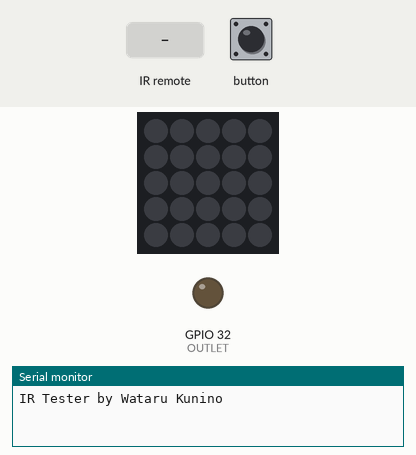
Bench run of a sketch on a simulated ESP32. Parts: 5×5 RGB LED matrix (first LED top left, wired row by row), output pins drawn as LEDs (lit = HIGH), the last lines printed to the serial monitor. Wiring (inferred from the names in the program): IR receiver: data GPIO 26. The test bench sets the inputs (shaded band). Dim RGB values are drawn brighter than linear.

Above: at 1.2 s.
1.3 s: button pressed for 0.15 s
At 2.0 s:
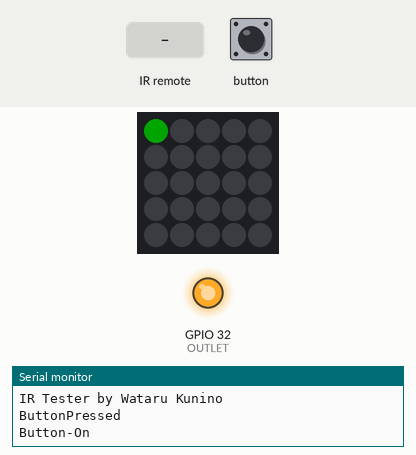
2.9 s: infrared code 0x8C received
5.9 s: button pressed for 1 s
At 6.4 s:
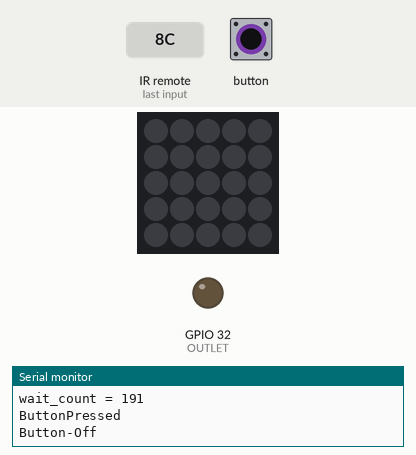
8.4 s: button pressed for 3.2 s
At 9.6 s:
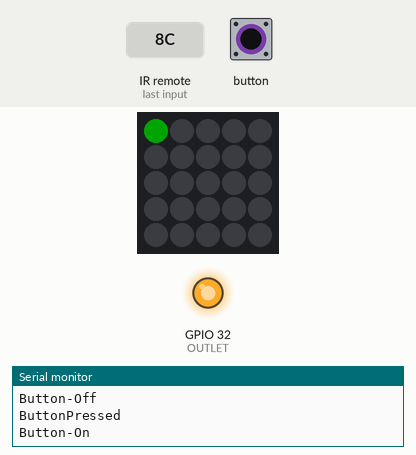
13.1 s: infrared code 0x81 received
Timing chart, 0 to 16.1 s (numbered marks = the images above; inputs shaded):
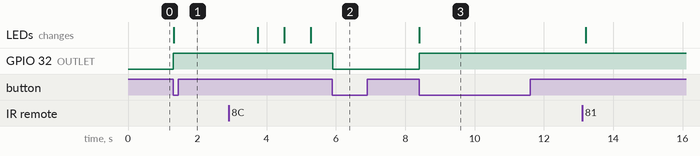

The sketch:

IRrecvRinnai.ino
```cpp
#include "M5Atom.h"

#define DATA_LEN	16+2					// リモコンコードのデータ長(byte)+2
#define STRING_LEN	8						// 表示用の文字列最大値
#define BUTTON_PIN	19						// リモコン形式の変更用ボタン(Analog 5+14)
#define OUTLET 32               //出力制御ピン

#if 1
#define IRCMD_ON1 0x81     //コンロON
#define IRCMD_ON2 0x82     //グリルON
#define IRCMD_OFF1 0x8C   //コンロOFF
#define IRCMD_OFF2 0x8C //グリルOFF
#define WAIT_COUNT_MAX 4000 //  60秒/15ms
#else //Debug
#define IRCMD_ON1 0x45     //コンロ・グリルON
#define IRCMD_ON2 0x48     //コンロ・グリルON
#define IRCMD_OFF1 0x46   //コンロOFF
#define IRCMD_OFF2 0x47   //グリルOFF
#define WAIT_COUNT_MAX 1000 //  15秒/15ms
#endif


// enum IR_TYPE{ AEHA=0, NEC=1, SIRC=2 };	// 家製協AEHA、NEC、SONY SIRC切り換え
#define AEHA        0
#define NEC         1
#define SIRC        2

int state = 0;  //0:OFF 1:OFF待ち　2:ON
int wait_count = 0;
int led_state = 0;

void LedOn(int color) //1:R 2:G 3:B
{
  switch(color){
    case 1:
      M5.dis.drawpix(0, 0x00f000);
      led_state = color;
      break;
    case 2:
      M5.dis.drawpix(0, 0xf00000);
      led_state = color;
      break;
    case 3:
      M5.dis.drawpix(0, 0x0000f0);
      led_state = color;
      break;

  }

}

void LedOff()
{
  M5.dis.drawpix(0, 0);
  led_state = 0;
}

void LedToggle()
{
  if(led_state == 0){
    LedOn(2);
  }else{
    LedOff();
  }
}


void setup() {
  M5.begin(true, false, true);
	//Serial.begin(115200);
	Serial.println("IR Tester by Wataru Kunino");
  pinMode(OUTLET, OUTPUT );
  //	ir_init();
	ir_read_init();
}

void loop(){
	byte i,len8;
	int len=0;											// 信号長
	byte data[DATA_LEN];
	char s[STRING_LEN];
  bool bButtonPressed = false;

	/* 赤外線リモコンコードの読み取り */
	//Serial.print("Waiting for ");
	//print_IrType(NEC);
	do{  //メインループ
    M5.update();
		if (M5.Btn.wasPressed()){
      Serial.println("ButtonPressed\n");
      data[2] = 0;
      bButtonPressed = true;
      break;
		}
    if(state == 1){
      //OFF待ち処理
      wait_count++;
      Serial.printf("wait_count = %d\n",wait_count);
      //LED点滅
      if(wait_count % 50 == 0){
        LedToggle();
      }
      //時間判定、OFF
      if(wait_count >= WAIT_COUNT_MAX){
        wait_count = 0;
        //ボタン押下と同じ制御をする
        data[2] = 0;
        bButtonPressed = true;
        //state = 0;
        break;
      }
    }

		len = ir_read(data, DATA_LEN, NEC);
		if(len==-2)Serial.println("SYNC ERROR");
	}while( len <= 0 );

  if(bButtonPressed){ //メインループの中でボタンが押されていたら
      if(state == 2 || state == 1){//ONまたはOFF待ちならOFFへ
        //OFF処理
        Serial.println("Button-Off\n");
        digitalWrite(OUTLET, 0);
        state = 0;
        LedOff();
        bButtonPressed = false;
      }else if(state == 0){ //OFFならONへ
        //ON処理
        Serial.println("Button-On\n");
        digitalWrite(OUTLET, 1);
        state = 2;
        LedOn(1);
        bButtonPressed = false;
      }
  }else{
    //IR受信コードに応じた処理
  	len8 = (byte)(len/8);
  	if(len%8 != 0) len8++;

  	/* 結果表示 */
    if(len == 32){
    	Serial.println("Recieved.");
    	Serial.print("data[");
    	Serial.print(len8,DEC);
    	Serial.print("] = {");
    	for(i=0; i<len8 ; i++){
    		if(i>0) Serial.print(',');
    		sprintf(s,"0x%02X",data[i]);
    		Serial.print(s);
    	}
    	Serial.println("};");
    	Serial.print("length  = ");
    	Serial.println(len,DEC);
    }
    if(data[2] == IRCMD_ON1 || data[2] == IRCMD_ON2) {
      digitalWrite(OUTLET, 1);
      LedOn(2);
      state = 2;
      wait_count = 0;
    }
    if(data[2] == IRCMD_OFF1 || data[2] == IRCMD_OFF2) {
      if(state == 2){
        state = 1;
      }
    }
  }
    	/* テスト送信(バイト単位データのみ) */
    //	delay(1000);
    //	ir_send( data , len8 , type );
}

void print_IrType(const byte type){
	Serial.print("IR type = ");
	switch(type){
		case NEC:   Serial.println("NEC  "); break;
		case SIRC:  Serial.println("SIRC "); break;
		case AEHA:
		default:    Serial.println("AEHA "); break;
	}
}
```

ir_read.ino
```cpp
// (licence header left out)
/*参考文献

本ソフトの開発のために下記の文献を参考にしました。

・ボクにもわかる地上デジタル 地デジ方式編 - 赤外線リモコン方式
	http://www.geocities.jp/bokunimowakaru/std-commander.html
・MICROCHIP PIC12F683 Data Sheet (DS41211D) 2007
	Microchip Technology Inc.
・C言語ではじめるPICマイコン（オーム社）
	中尾真治
・プリント基板で作るPIC応用装置（ラトルズ）
	鈴木哲哉
・Arduinoをはじめよう (オライリージャパン)
	Massimo Banzi著 船田功訳
・Arduino 日本語リファレンス
	http://www.musashinodenpa.com/arduino/ref/index.php
*/

#define IR_IN		26				// 赤外線センサの接続ポート
#define IR_IN_OFF	1				// 赤外線センサ非受光時の入力値
#define IR_IN_ON	0				// 赤外線センサ受光時の入力値
#define SYNC_WAIT	2*16*470		// 待ち時間[us] (15ms) ※intの範囲

//enum IR_TYPE{AEHA=0,NEC=1,SIRC=2};// 家製協AEHA、NEC、SONY SIRC切り換え
#define AEHA		0
#define NEC			1
#define SIRC		2

void ir_read_init(void){
	pinMode(IR_IN, INPUT);
}

/* シンボル読取り*/
int ir_sens(byte det){
	unsigned long counter;
	byte in,det_wait,det_count;

	if( det == IR_IN_OFF ){		/* AEHA, NEC */
		det_wait = IR_IN_ON;		// 消灯待ち
		det_count= IR_IN_OFF;		// 消灯カウント
	}else{						/* SIRC */
		det_wait = IR_IN_OFF;		// 点灯待ち
		det_count= IR_IN_ON;		// 点灯カウント
	}
	/* 待ち */
	counter = micros()+SYNC_WAIT;
	do in = digitalRead(IR_IN);
	while( micros()<counter && (in == det_wait) );
	/* カウント */
	counter = micros()+SYNC_WAIT;
	if(in == det_wait) return( -1 );	/* 待ちタイムアウト */
	do in = digitalRead(IR_IN);
	while( micros()<counter && (in == det_count));
	counter = micros() - counter + SYNC_WAIT;
	if( in == det_count ) return( -2 );		/* 変化せず */
	if( counter > SYNC_WAIT ) return( -3 );	/* 長すぎ */
	return( (int)counter );
}

/* 赤外線信号読み取りシンプル */
int ir_read(byte *data, const byte data_num, const byte mode){
	int i,bit;
	int data_len= -1;				// Irデータのビット数
	int len, data_wait;
	int	len_on=0,len_off=0;			// 信号長(ループカウント)
	int symbol_len, noise;			// 判定用シンボル長
	byte det = IR_IN_OFF;			// 判定時の入力信号レベル(SIRC対応)
	byte in;

	/* SYNC_ON検出 */
	len_on = ir_sens(IR_IN_ON);		// 受光待ち
	if( len_on < 0 ) return( -1 );			/* タイムアウト */
	/* SYNC_OFF検出 */
	len_off = ir_sens(IR_IN_OFF);
	if( len_off < 0 ) return( -2 );			/* エラー */
	/* モード設定*/
	symbol_len = len_off/2;
	switch( mode ){
		case NEC:					// H(16T) + L(8T)	2:1
			symbol_len = len_off/4;
			det=IR_IN_OFF;
			break;
		case SIRC: 					// H(4T) + L(1T)	4:1
			det=IR_IN_ON;
			symbol_len = (3*len_off)/2;
			break;
		case AEHA:					// H(8T) + L(4T)	2:1
		default:
			symbol_len = len_off/2;
			det=IR_IN_OFF;
			break;

	}

	/* データー読取り*/
	data_wait = 2 * symbol_len;		// 終了検出するシンボル長
	noise = symbol_len /4;			// ノイズと判定するシンボル長
	for(i=0;i<data_num;i++){
		in = 0;
		for(bit=0;bit<8;bit++){
			len = ir_sens( det );
			if( len > noise && len < data_wait){
				if( len < symbol_len ){
					in = in>>1;
					in += 0;
				}else{
					in = in>>1;
					in += 128;
				}
			}else{
				in = in>>(8 - bit);
				data[i]=in;
				data_len = i * 8 + bit;
				i = data_num -1;	// break for i
				bit=7;				// break for bit
			}
		}
		data[i]=in;
	}
	#ifdef DEBUG	//1234567890
		Serial.print("SYNC LEN= "); Serial.println(len_on+len_off,DEC);
		Serial.print("SYNC ON = "); Serial.println(len_on,DEC);
		Serial.print("SYNC OFF= "); Serial.println(len_off,DEC);
	#endif // DEBUG
	return(data_len);
}
```

Measured:
- after the input at 1.3 s, GPIO 32 (OUTLET): LOW → HIGH at once; the LEDs: change at once (image 1)
- after the input at 5.9 s, GPIO 32 (OUTLET): HIGH → LOW at once
- after the input at 8.4 s, GPIO 32 (OUTLET): LOW → HIGH at once; the LEDs: change at once (image 3)
